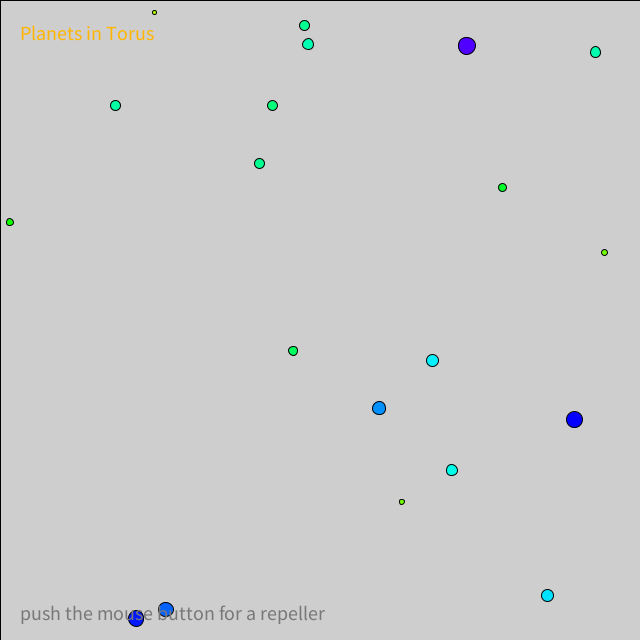
Frame 1 (no input)
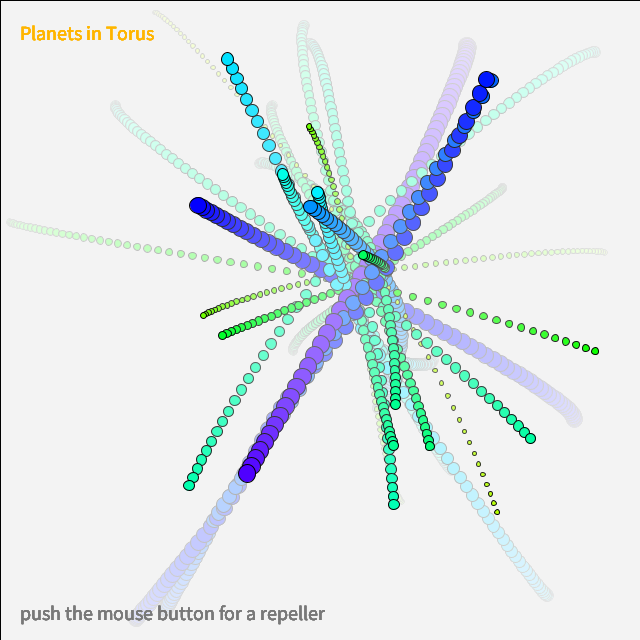
Frame 60 (the mouse pressed at the canvas centre just before this capture)
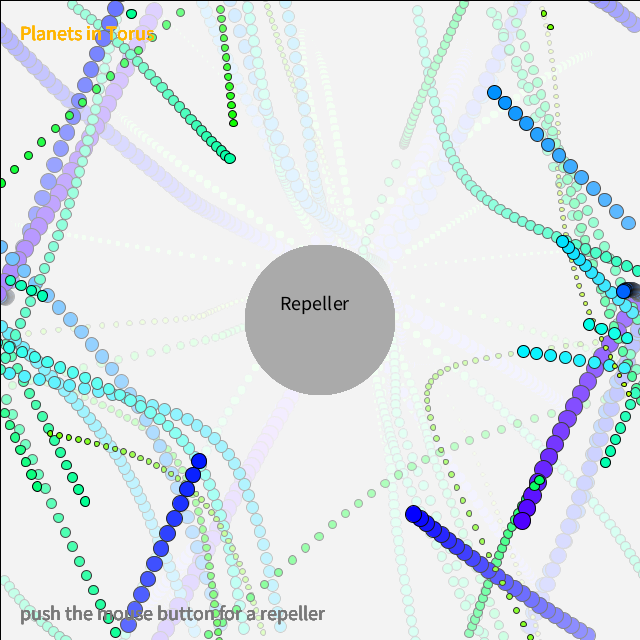
Frame 120 (the mouse held since frame 60 and released just before this capture)

The Processing sketch that drew these frames (run headless with seeded random() and noise(); from frame 60 on, the mouse is pressed at the canvas centre):

// Processing sketch: processing_169546
// ── processing_169546.pde

///////////////////////////////////////////////////////////////
// Example 2.8 (シフマン, p.84) 引力，多体
// 惑星同士も相互作用
// modified version
///////////////////////////////////////////////////////////////
int N = 20; //Moverオブジェクトの数
Mover[] movers = new Mover[N]; //Moverクラスのオブジェクトの配列
Attractor a;                   //Attractorクラスのオブジェクト（ここではリペラ）
float  G = 3.0;                //重力定数
float  mass_MIN = 2.0;   //質量設定最小値
float  mass_MAX = 10.0;  //質量設定最大値
float  velo_MAX = 20;    //速さ制限（これを超えたらリセット）
/////////////////////////////////////
void setup(){ ////////セットアップ
  size(640, 640); //窓のサイズを指定
  colorMode(HSB); //カラーモードはHSBモードで
  
  for(int i = 0; i < N; i++){
    movers[i] = new Mover(random(mass_MIN, mass_MAX), random(width), random(height)); //オブジェクト生成
  }
  
  a = new Attractor(); //オブジェクト生成
}
/////////////////////////////////////
void draw(){ ////////メインループ
  //background(255);
  fill(255,10);            //透明度指定
  rect(0,0,width,height);  //箱を描く
    
  for(int i = 0; i < N; i++){
    
    if(mousePressed){ ////もしもマウスボタンが押されたらリペラ処理
      a.location.set(mouseX, mouseY);
      a.display(); //attractorの表示
      PVector force = a.attract(movers[i]); //attractor a がmover[i]へ及ぼす力を計算
      movers[i].applyForce(force);   //力を印加
    }
    
    for(int j = 0; j < N; j++){  //相互作用処理
      if(i != j){
        PVector force_m = movers[j].attract(movers[i]); //物体 j が物体 i に及ぼす力を計算
        movers[i].applyForce(force_m);                  //物体 i への力の適用
      }
    }
    
    movers[i].update();                //物体の状態を更新
    movers[i].checkVelocityForReset(); //制限速さを超えたらリセットする
    movers[i].display();               //物体の表示
    movers[i].periodicBoundary();      //周期的境界条件の実現
  }
  fill(120);
  textSize(20);
  text("push the mouse button for a repeller", 20, height - 20);
  fill(30,255,255);
  text("Planets in Torus", 20, 40);
}
/////////////////////////////////////
//// クラスや関数の定義
class Mover{ //////// Moverクラスの定義
  PVector location;     //位置
  PVector velocity;     //速度
  PVector acceleration; //加速度
  float   mass;         //質量
  float   s_max = 1.0;  //速度設定範囲
  
  Mover(float m, float x, float y){  //コンストラクタ
    mass = m;
    location = new PVector(x,y);
    velocity = new PVector(random(-s_max, s_max),random(-s_max, s_max));
    acceleration = new PVector(0,0);
  }
  
  void applyForce(PVector force){  ////ニュートンの第２法則
    PVector f = PVector.div(force, mass); //力を受け取って質量で除算
    acceleration.add(f);                  //加速度に加算
  }
  
  ////////
  PVector attract(Mover m){ ////万有引力ベクトル
    PVector force = PVector.sub(location, m.location);
    float distance = force.mag(); //物体とattractorの距離を取得
    distance = constrain(distance, 5.0, 25.0); //相互作用距離の制限
    force.normalize();            //規格化（長さを１に）
    float strength = (G * mass * m.mass) / (distance * distance); //万有引力
    force.mult(strength);         //単位ベクトルに万有引力の大きさを書ける
    return force;
  }
  ////////
  
  void update(){   ////状態更新
    velocity.add(acceleration); //加速度を「積分」して速度に
    location.add(velocity);     //速度を「積分」して位置に
    acceleration.mult(0);       //加速度のクリア（ゼロをかけ算）（毎回クリア）
  }
  
  void display(){ ////表示
    stroke(0); //ふちの色を指定
    fill(mass/mass_MAX * 200 + 10, 255, 255); //中身の色を指定
    ellipse(location.x, location.y, mass*2, mass*2); //質量に応じた大きさに
  }
  
  void periodicBoundary(){ ////周期的境界条件の実現
    if(location.x > width){
      location.x = 0;
    } else if(location.x < 0){
      location.x = width;
    }
    
    if(location.y > height){
      location.y = 0;
    } else if(location.y < 0){
      location.y = height;
    }
  }
  
  void checkVelocityForReset(){
    if(velocity.mag() > velo_MAX){
      velocity.mult(0);
    }
  }
}
////////
////////
class Attractor{ ////////Attractorクラスの定義
  float mass;       //質量
  PVector location; //位置
  
  Attractor(){ //コンストラクタ
    location = new PVector(width/2, height/2); //位置は窓の中央
    mass = 10000;
  }
  
  PVector attract(Mover m){ ////万有引力ベクトル
    PVector force = PVector.sub(location, m.location);
    float distance = force.mag(); //物体とattractorの距離を取得
    force.normalize();            //規格化（長さを１に）
    float strength = -(G * mass * m.mass) / (distance * distance); //万有引力（ここでは斥力にした）
    force.mult(strength);         //単位ベクトルに万有引力の大きさを書ける
    return force;
  }
  
  void display(){ ////表示
    noStroke();
    fill(170);
    ellipse(location.x, location.y, 150, 150);
    fill(0);
    text("Repeller", location.x - 40, location.y - 10);
  }
}
